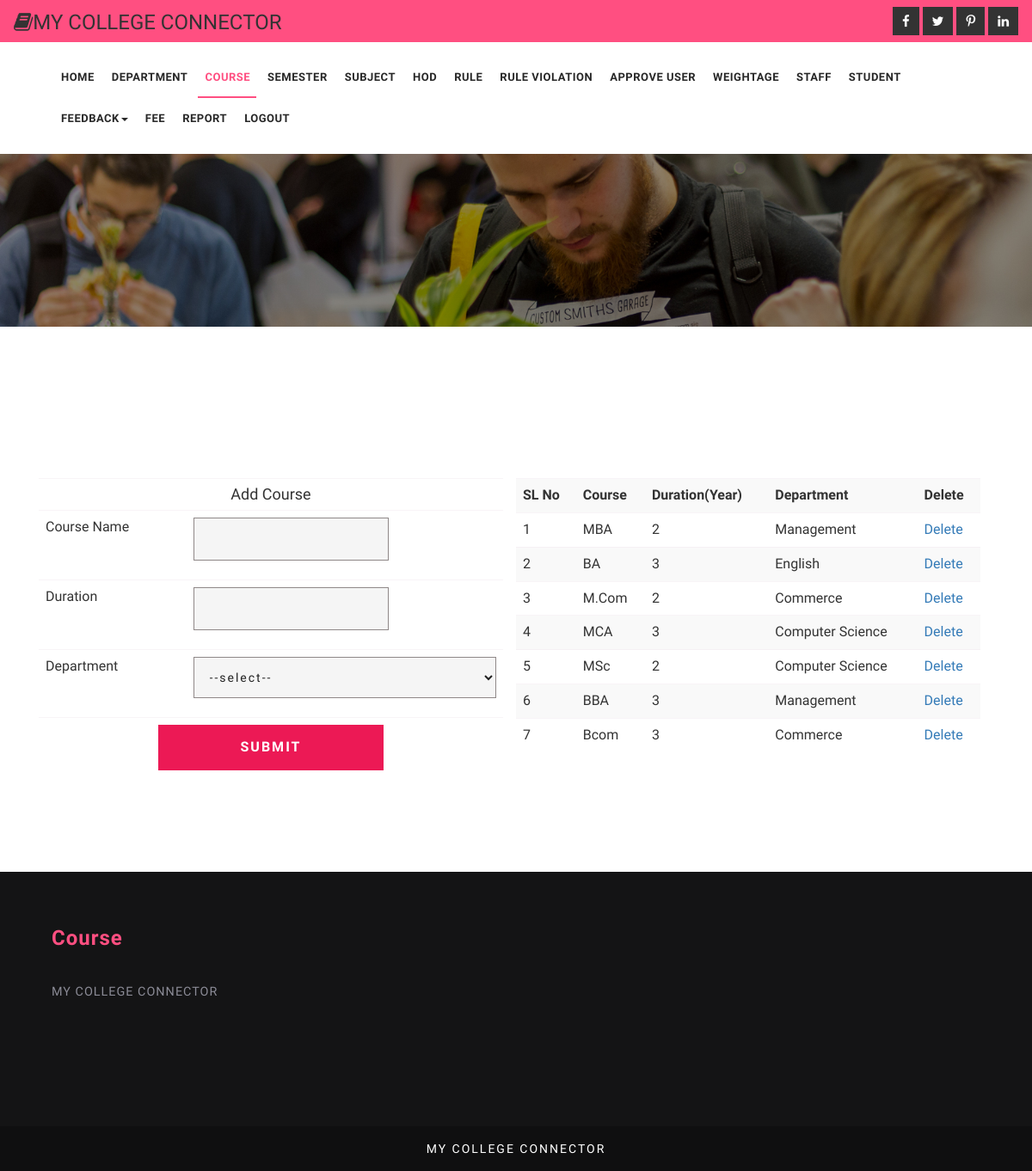
Page /admin/course.php (signed in) on the committed database.
### tables this page shows
CREATE TABLE IF NOT EXISTS `tbl_course` (
  `course_id` int(11) NOT NULL AUTO_INCREMENT,
  `course_name` varchar(30) NOT NULL,
  `duration` int(11) NOT NULL,
  `department_id` int(11) NOT NULL,
  PRIMARY KEY (`course_id`)
);

CREATE TABLE IF NOT EXISTS `tbl_department` (
  `department_id` int(11) NOT NULL AUTO_INCREMENT,
  `department_name` varchar(50) NOT NULL,
  PRIMARY KEY (`department_id`)
);

### admin/query.php (called while the page is built, shortened)
<?php
include_once("../dboperation.php");
class query
{
function add_department_details($dpt)
{
	  echo  $sql="insert into tbl_department(department_name)values('$dpt')";
		$db=new dboperation();
		$res=$db->execute($sql);
		return $res;
}function select_department()
	{
	   $sql="select * from tbl_department";
		$db=new dboperation();
		$res=$db->execute($sql);
		return $res;
	}
	function select_course_dept()
	{
	   $sql="select c.*,d.* from tbl_course as c inner join tbl_department as d on c.department_id=d.department_id";
		$db=new dboperation();
		$res=$db->execute($sql);
		return $res;
	}
}
?>

### dboperation.php (called while the page is built, shortened)
<?php
class dboperation
{
	var $con,$dbcon,$res;
	function dbconnect()
	{
		$this->con=mysqli_connect("localhost","root","","college_connector");
	}
	function execute($qry)
	{
		$this->res=mysqli_query($this->con,$qry);
		return $this->res;
	}
}
?>

### admin/course.php (the view, shortened to what this page needs)
<!DOCTYPE html>
<html>
<head>
	<link href="../css/bootstrap.css" rel="stylesheet" type="text/css" media="all" />
	<link href="../css/style.css" rel="stylesheet" type="text/css" media="all" />
	<link href="../css/font-awesome.css" rel="stylesheet">
</head>
<body>
	 <?php
if(isset($_SESSION['login_id']))
{
    ?>
	<div class="header-1">
	<div class="agileits_top_menu">
		<div class="w3l_header_left">
					<div>
				<h3><span class="fa fa-book" aria-hidden="true"></span>MY COLLEGE CONNECTOR</h3></div>
			</div>
			<div class="w3l_header_right">
				<div class="w3ls-social-icons text-left">
					<a class="facebook" href="#"><i class="fa fa-facebook"></i></a>
					<a class="twitter" href="#"><i class="fa fa-twitter"></i></a>
					<a class="pinterest" href="#"><i class="fa fa-pinterest-p"></i></a>
					<a class="linkedin" href="#"><i class="fa fa-linkedin"></i></a>
				</div>
			</div>
			<div class="clearfix"> </div>
		</div>
		<div class="content white agile-info">
			<nav class="navbar navbar-default" role="navigation">
				<div class="container">
					<div class="collapse navbar-collapse" id="bs-example-navbar-collapse-1">
						<nav class="link-effect-2" id="link-effect-2">
							<ul class="nav navbar-nav">
								<li  ><a href="adminhome.php" class="effect-3">Home</a></li>
								<li><a href="department.php" class="effect-3">Department</a></li>
								<li  class="active"><a href="course.php" class="effect-3">Course</a></li>
<li><a href="semester.php" class="effect-3">Semester</a></li>
<li><a href="subject.php" class="effect-3">Subject</a></li>
<li><a href="hod.php" class="effect-3">HOD</a></li>
<li><a href="rule.php" class="effect-3">Rule</a></li>
<li><a href="rule_violation.php" class="effect-3">Rule Violation</a></li>
<li><a href="approve_user.php" class="effect-3">Approve User</a></li>
	<li><a href="add_weightage.php" class="effect-3">Weightage</a></li>
<li><a href="staff.php" class="effect-3">Staff</a></li>
<li><a href="student.php" class="effect-3">Student</a></li>
<li><a href="#" class="dropdown-toggle hvr-bounce-to-bottom" data-toggle="dropdown" role="button" aria-haspopup="true" aria-expanded="false">Feedback<span class="caret"></span></a>
										</li>
<li><a href="feedetails.php" class="effect-3">Fee</a></li>
							<li><a href="report.php" class="effect-3">
								Report</a></li>
								<li><a href="../logout.php" class="effect-3">Logout</a></li>
							</ul>
						</nav>
					</div>
				</div>
			</nav>
		</div>
	</div>
	<div class="inner_content_info_agileits">
		<div class="container">
			<div class="inner_sec_grids_info_w3ls">
				<div class="w3layouts_mail_grid">
						<div class="col-md-6 wthree_contact_left_grid" style="">
 <?php
include_once("query.php");
$user=new query();
$res=$user->select_course_dept();
$res1=$user->select_department();
 ?>
<form name="f1" method="post" action="process_add_course.php">
 <table class="table">
    <tr>
    <td colspan="2" align="center"><h4> Add Course</h4></td></tr><tr>
      <td>Course Name </td>
      <td><label>
        <input name="course_name" type="text" id="course_name">
      </label></td>
    </tr>
    <tr>
      <td>Duration</td>
      <td><label>
 <input name="duration" type="text" id="duration">
      </label></td>
    </tr>
     <tr>
      <td>Department</td>
      <td><select name="txtdpt" id="txtdpt"><option value="0">--select--</option>
      <?php
	   while($row=mysqli_fetch_array($res1))
  {
	  ?>
      <option value="<?php echo $row['department_id'] ?>"><?php echo $row['department_name']	?></option>
      <?php }?></select>
      </td>
    </tr>
    <tr>
      <td colspan="2" align="center">
        <input style="width:50%" class="operations" type="submit" name="Submit" value="Submit" onClick="return validate_course()">
     </td>
    </tr>
  </table>
</form>
						</div>
						<div class="col-md-6 wthree_contact_left_grid">
	 <table  class="table table-striped">
    <tr class="toptrtbl">
       <th>SL No</th>
      <th>Course</th>
      <th>Duration(Year)</th>
      <th>Department</th>
      <th>Delete</th>
    </tr>
    <?php
	$count=1;
  while($r=mysqli_fetch_array($res))
  {
  ?>
    <tr  class=ros<?php echo  $count%2; ?>>
    <td><?php echo$count ?></td>
      <td><?php echo $r['course_name'] ?></td>
      <td><?php echo $r['duration'] ?></td>
      <td><?php echo $r['department_name'] ?></td>
      <td><a class="operations" href="process_delete_course.php?id=<?php echo $r['course_id'] ?>">Delete</a></td>
    </tr>
    <?php
	$count++;
  }
  ?>
  </table>
						</div>
						<div class="clearfix"> </div>
				</div>
			</div>
		</div>
	</div>
	<div class="footer_top_agileits">
		<div class="container">
			<div class="col-md-4 footer_grid">
				<h3>Course</h3>
				<p>MY COLLEGE CONNECTOR
				</p>
			</div>
			<div class="col-md-4 footer_grid">
			</div>
			<div class="col-md-4 footer_grid">
			</div>
			<div class="clearfix"> </div>
		</div>
	</div>
	<div class="footer_w3ls">
		<div class="container">
					<div class="footer_bottom1">
						<p>MY COLLEGE CONNECTOR</p>
					</div>
		</div>
	</div>
	<?php
}
else
{
    header("location:../login.php");
}
?>
</body>
</html>

### css/style.css (style rules this page uses)
html, body { margin: 0; font-size: 100%; background: #fff; font-family: 'Work Sans', sans-serif; }
body a { text-decoration: none; transition: 0.5s all; -webkit-transition: 0.5s all; -moz-transition: 0.5s all; -o-transition: 0.5s all; -ms-transition: 0.5s all; }
input[type="button"], input[type="submit"] { transition: 0.5s all; -webkit-transition: 0.5s all; -moz-transition: 0.5s all; -o-transition: 0.5s all; -ms-transition: 0.5s all; }
h1, h2, h3, h4, h5, h6 { margin: 0; font-family: 'Work Sans', sans-serif; }
p { margin: 0; letter-spacing: 1px; font-size: 0.9em; }
ul { margin: 0; padding: 0; }
label { margin: 0; }
.w3l_header_left { float:left; margin: .3em 0 0; }
.w3l_header_right { float: right; }
.w3ls-social-icons.text-left a { display: inline-block; }
.w3ls-social-icons i { font-size: 15px; background: #333; padding: 8px 10px; color: #fff; border: 1px solid #333; transition: 0.5s all; -webkit-transition: 0.5s all; -o-transition: 0.5s all; -ms-transition: 0.5s all; -moz-transition: 0.5s all; }
.agileits_top_menu { background: #ff4f81; padding: 0.5em 1em; }
.header-1 { background: url(../images/banner1.jpg) 0px 0px no-repeat; background-size: cover; min-height: 380px; }
.content { margin: 0; padding: 0px; }
.navbar-nav { margin: 0; }
.content.white { background: #fff; padding: 1em 0; }
.navbar { position: relative; min-height: 50px; margin-bottom: 0!important; border: 1px solid transparent; }
.navbar-default { background-color: #fff; border-color: #fff; }
.navbar-default .navbar-nav>li>a { color: #282828; font-size: 13px; letter-spacing: 0.5px; font-weight: 600; text-transform: uppercase; padding: 14px 8px; }
.navbar-nav>li>a { padding-top: 18px; padding-bottom: 15px; }
.navbar-default .navbar-nav>.active>a:before { background: #ff4f81; transform: translateX(0); -webkit-transform: translateX(0); -moz-transform: translateX(0); -o-transform: translateX(0); -ms-transform: translateX(0); }
.effect-3 { overflow: hidden; }
.effect-3:before { left: -1px; bottom: 0; width: 100%; height: 2px; background:#ff4f81; content: ''; position: absolute; transition: transform .5s ease; transform: translateX(-100%); -webkit-transform: translateX(-100%); -moz-transform: translateX(-100%); -o-transform: translateX(-100%); -ms-transform: translateX(-100%); }
.navbar-default .navbar-nav>.active>a, .navbar-default .navbar-nav>.active>a:hover, .navbar-default .navbar-nav>.active>a:focus { color: #ff4f81; background: none; }
.navbar-nav>li { float: left; margin: 0 2px; }
.table>thead>tr>th, .table>tbody>tr>th, .table>tfoot>tr>th, .table>thead>tr>td, .table>tbody>tr>td, .table>tfoot>tr>td { padding: 8px; line-height: 1.42857143; vertical-align: top; border-top: 1px solid rgba(241, 234, 239, 0.5); }
.w3layouts_mail_grid input[type="text"], .w3layouts_mail_grid input[type="email"], .w3layouts_mail_grid input[type="password"], .w3layouts_mail_grid textarea,.w3layouts_mail_grid select { outline: none; padding: 14px; font-size: 14px; color: #212121; background: #f5f5f5; width: 100%; border: 1px solid #8f8888; margin-bottom: 1em; letter-spacing: 2px; }
.w3layouts_mail_grid input[type="submit"], .w3layouts_mail_grid input[type="reset"] { outline: none; padding: 15px 20px; font-size: 16px; color: #fff; font-weight: 600; background: #ec1955; width: 100%; border: none; text-transform: uppercase; letter-spacing: 2px; }
.w3layouts_mail_grid { margin: 3em 0 10px 0; }
.wthree_contact_left_grid { padding-left: 0; }
.inner_content_info_agileits { padding: 1px 0; }
.footer_top_agileits { background: #141415; padding: 4em 0; }
.footer_w3ls { background: #0f0f10; text-align: center; padding: 1em 0; }
.footer_bottom1 p { color: #fff; font-size: 14px; letter-spacing: 2px; margin-top: 0em; }
.footer_grid h3, .footer_grid_left h3 { font-size: 1.5em; color: #ff4f81; position: relative; margin-bottom: 1.5em; font-weight: 600; letter-spacing: 1px; }
.footer_grid p { color: #8b8b96; line-height: 2em; margin-bottom: 2em; }
@media (max-width:1366px) { .inner_sec_grids_info_w3ls { margin-top: 3em; } }
@media (max-width:1366px) { .inner_content_info_agileits, .banner-bottom, .services { padding: 5em 0; } }

### rows in the picture
tbl_course: course_name "MBA", duration "2", department.department_name "Management"
tbl_course: course_name "BA", duration "3", department.department_name "English"
tbl_course: course_name "M.Com", duration "2", department.department_name "Commerce"
tbl_course: course_name "MCA", duration "3", department.department_name "Computer Science"
tbl_course: course_name "MSc", duration "2", department.department_name "Computer Science"
tbl_course: course_name "BBA", duration "3", department.department_name "Management"
tbl_course: course_name "Bcom", duration "3", department.department_name "Commerce"
